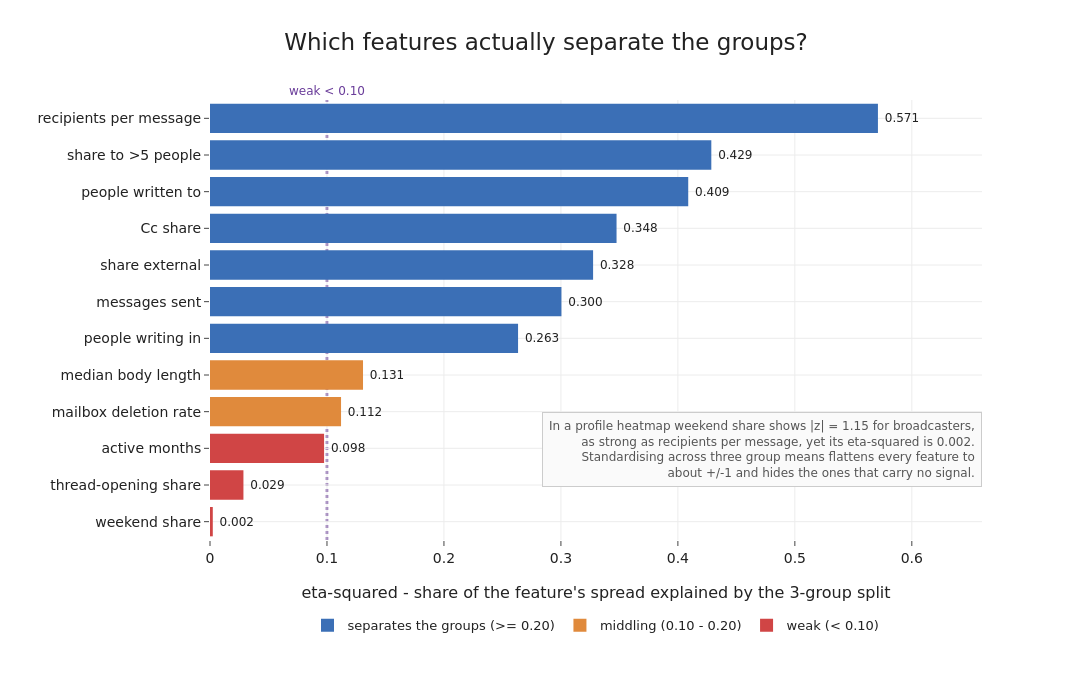

Source (notebook cell):
### Markdown cell above
## Which features actually separate the groups?

A profile heatmap, like the one week five drew, standardises each feature across the three group
means and colours the result. With only three numbers per feature, that step forces every feature
to come out near one standard deviation whether or not it carries any signal, so it makes all twelve
look about equally important. A cleaner measure of how much a feature defines the split is
eta-squared: of all the spread in a feature across the 142 people, the share that the three-group
split accounts for. A feature near one is almost entirely explained by which group a person is in;
a feature near zero looks the same in every group and the split tells us nothing about it.

### Code cell
eta = {}
for j, f in enumerate(FEATS):
    x = X[:, j]; gm = x.mean(); sst = ((x - gm) ** 2).sum()
    ssb = sum((clabel == c).sum() * (x[clabel == c].mean() - gm) ** 2 for c in np.unique(clabel))
    eta[f] = ssb / sst
eta = pd.Series(eta).sort_values()

# crosscheck: profile-heatmap z (standardised over 3 group means) vs population z vs eta-squared
prof_named = prof.rename(index=names)
z3   = (prof_named - prof_named.mean()) / prof_named.std()
zpop = (prof_named - Fraw[FEATS].mean()) / Fraw[FEATS].std()
chk = pd.DataFrame({"heatmap z (broadc.)": z3.loc["Broadcasters / execs"],
                    "population z (broadc.)": zpop.loc["Broadcasters / execs"],
                    "eta_squared": eta}).loc[["wknd_ratio", "root_ratio", "del_rate", "broadcast", "mean_recip"]]
chk.index = [PRETTY[i] for i in chk.index]
print(chk.round(3).to_string())

fn = [PRETTY[k] for k in eta.index]; ev = eta.values
barcol = [RED if v < 0.10 else (ORANGE if v < 0.20 else BLUE) for v in ev]
fig = go.Figure(go.Bar(y=fn, x=ev, orientation="h", marker_color=barcol,
    text=[f" {v:.3f}" for v in ev], textposition="outside", textfont=dict(size=12),
    cliponaxis=False, showlegend=False))
for col, nm in [(BLUE, "separates the groups (>= 0.20)"),
                (ORANGE, "middling (0.10 - 0.20)"), (RED, "weak (< 0.10)")]:
    fig.add_trace(go.Scatter(x=[None], y=[None], mode="markers",
        marker=dict(size=13, color=col, symbol="square"), name=nm, showlegend=True))
fig.add_vline(x=0.10, line=dict(color=PURPLE, dash="dot", width=2.5), layer="below",
    annotation_text="weak &lt; 0.10", annotation_position="top",
    annotation_font=dict(size=12, color=PURPLE))
fig.update_xaxes(title_text="eta-squared - share of the feature's spread explained by the 3-group split",
    range=[0, 0.66])
fig.add_annotation(xref="paper", yref="paper", x=1.0, y=0.12, showarrow=False, xanchor="right", align="right",
    text="In a profile heatmap weekend share shows |z| = 1.15 for broadcasters,<br>"
         "as strong as recipients per message, yet its eta-squared is 0.002.<br>"
         "Standardising across three group means flattens every feature to<br>"
         "about +/-1 and hides the ones that carry no signal.",
    font=dict(size=12, color="#555"), bordercolor="#cccccc", borderwidth=1, borderpad=6, bgcolor="#fafafa")
fig.update_layout(title="Which features actually separate the groups?",
    legend=dict(orientation="h", x=0.5, xanchor="center", y=-0.16, yanchor="top", font=dict(size=13)))
save_fig(fig, "pc2_feature_separation.png", w=1180, h=680, margin=dict(l=210, r=110, t=100, b=140))

### Figure 1 — Plotly figure (JSON) as saved in the notebook; plotly's stock layout.template omitted (floating-point values rounded to 4 significant figures)
{"data": [{"cliponaxis": false, "marker": {"color": ["#d04545", "#d04545", "#d04545", "#e08a3c", "#e08a3c", "#3b6fb6", "#3b6fb6", "#3b6fb6", "#3b6fb6", "#3b6fb6", "#3b6fb6", "#3b6fb6"]}, "orientation": "h", "showlegend": false, "text": [" 0.002", " 0.029", " 0.098", " 0.112", " 0.131", " 0.263", " 0.300", " 0.328", " 0.348", " 0.409", " 0.429", " 0.571"], "textfont": {"size": 12}, "textposition": "outside", "type": "bar", "x": [0.002387, 0.02858, 0.09755, 0.112, 0.1308, 0.2634, 0.3004, 0.3275, 0.3476, 0.4088, 0.4286, 0.571], "y": ["weekend share", "thread-opening share", "active months", "mailbox deletion rate", "median body length", "people writing in", "messages sent", "share external", "Cc share", "people written to", "share to >5 people", "recipients per message"]}, {"marker": {"color": "#3b6fb6", "size": 13, "symbol": "square"}, "mode": "markers", "name": "separates the groups (>= 0.20)", "showlegend": true, "type": "scatter", "x": [null], "y": [null]}, {"marker": {"color": "#e08a3c", "size": 13, "symbol": "square"}, "mode": "markers", "name": "middling (0.10 - 0.20)", "showlegend": true, "type": "scatter", "x": [null], "y": [null]}, {"marker": {"color": "#d04545", "size": 13, "symbol": "square"}, "mode": "markers", "name": "weak (< 0.10)", "showlegend": true, "type": "scatter", "x": [null], "y": [null]}], "layout": {"annotations": [{"font": {"color": "#6a3d9a", "size": 12}, "showarrow": false, "text": "weak &lt; 0.10", "x": 0.1, "xanchor": "center", "xref": "x", "y": 1, "yanchor": "bottom", "yref": "y domain"}, {"align": "right", "bgcolor": "#fafafa", "bordercolor": "#cccccc", "borderpad": 6, "borderwidth": 1, "font": {"color": "#555", "size": 12}, "showarrow": false, "text": "In a profile heatmap weekend share shows |z| = 1.15 for broadcasters,<br>as strong as recipients per message, yet its eta-squared is 0.002.<br>Standardising across three group means flattens every feature to<br>about +/-1 and hides the ones that carry no signal.", "x": 1.0, "xanchor": "right", "xref": "paper", "y": 0.12, "yref": "paper"}], "height": 680, "legend": {"font": {"size": 13}, "orientation": "h", "x": 0.5, "xanchor": "center", "y": -0.16, "yanchor": "top"}, "margin": {"b": 140, "l": 210, "r": 110, "t": 100}, "shapes": [{"layer": "below", "line": {"color": "#6a3d9a", "dash": "dot", "width": 2.5}, "type": "line", "x0": 0.1, "x1": 0.1, "xref": "x", "y0": 0, "y1": 1, "yref": "y domain"}], "title": {"text": "Which features actually separate the groups?"}, "width": 1180, "xaxis": {"range": [0, 0.66], "title": {"text": "eta-squared - share of the feature's spread explained by the 3-group split"}}}}
